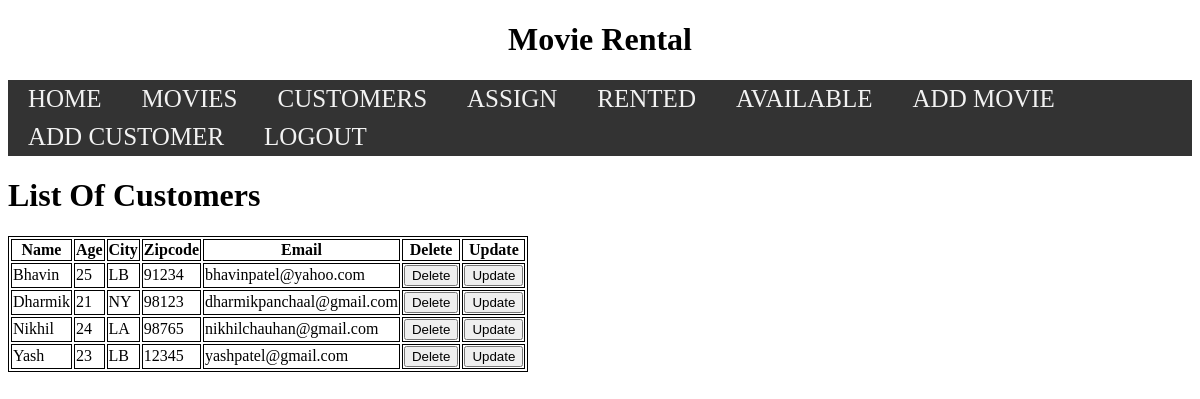
The app's page /customer/all/ (signed in) with its own data.
### Customer/models.py (models this page shows, shortened)
class Customer(models.Model):
    name = models.CharField(max_length=30)
    age = models.IntegerField()
    city = models.CharField(max_length=30)
    zipcode = models.IntegerField()
    email = models.EmailField(null=True)

### Customer/views.py (the view)
# urls.py: path('all/', views.customer, name="customer"),
@login_required(login_url='homepage')
def customer(request, order_by="name"):
    customername= Customer.objects.all().order_by(order_by)
    return render(request,"customer.html",{
        "customername":customername
    })

### Templates/customer.html (shortened to what this page needs)
{% extends 'index.html' %}
{% block body %}
<h1>List Of Customers</h1>
<table>
            <tr>
                <th>Name</th>
                <th>Age</th>
                <th>City</th>
                <th>Zipcode</th>
                <th>Email</th>
                <th>Delete</th>
                <th>Update</th>
            </tr>
            {% for c in customername %}
            <tr>
                <td>{{c.name}}</td>
                <td>{{c.age}}</td>
                <td>{{c.city}}</td>
                <td>{{c.zipcode}}</td>
                <td>{{c.email}}</td>
                <td><a href="{% url 'deleteCustomer' c.id %}"><input type="submit" value="Delete"></a> </td>
                <td><a href="{% url 'updatecustomer' c.id %}"><input type="submit" value="Update"></a> </td>
            </tr>
            {% endfor %}
        </table>
{% endblock %}

### Templates/customer.html (style rules this page uses)
table,th,td,tr { border: 1px solid black; }

### records on screen
Customer: name "Bhavin", age "25", city "LB", zipcode "91234", email "bhavinpatel@yahoo.com"
Customer: name "Dharmik", age "21", city "NY", zipcode "98123", email "dharmikpanchaal@gmail.com"
Customer: name "Nikhil", age "24", city "LA", zipcode "98765", email "nikhilchauhan@gmail.com"
Customer: name "Yash", age "23", city "LB", zipcode "12345", email "yashpatel@gmail.com"
